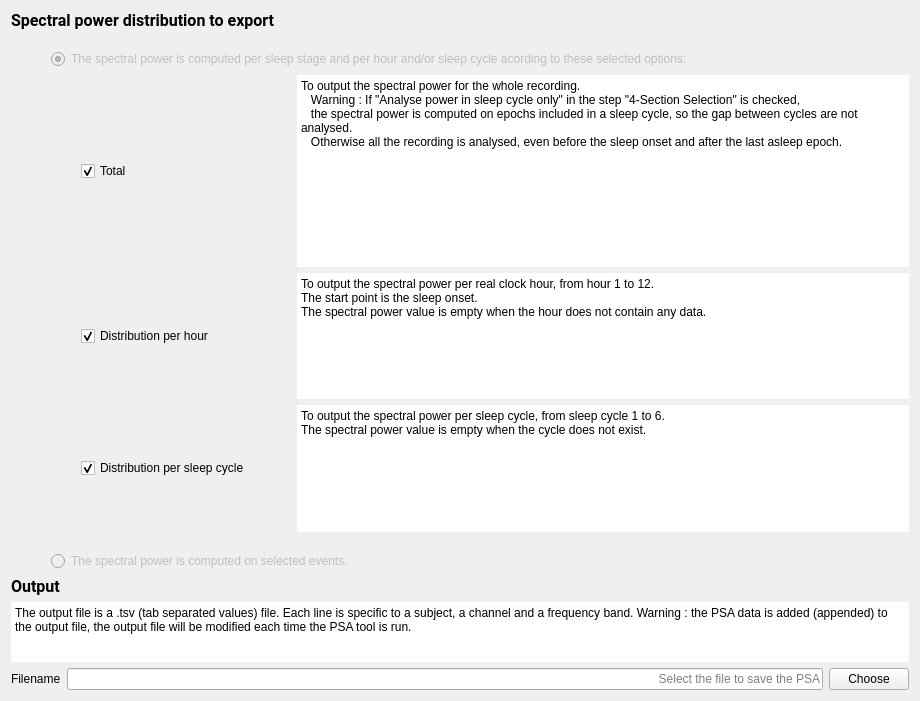
<?xml version="1.0" encoding="UTF-8"?>
<ui version="4.0">
 <class>Outputfiles</class>
 <widget class="QWidget" name="Outputfiles">
  <property name="geometry">
   <rect>
    <x>0</x>
    <y>0</y>
    <width>920</width>
    <height>701</height>
   </rect>
  </property>
  <property name="windowTitle">
   <string/>
  </property>
  <property name="styleSheet">
   <string>font: 12pt &quot;Roboto&quot;;</string>
  </property>
  <layout class="QVBoxLayout" name="verticalLayout_4">
   <item>
    <widget class="QLabel" name="label">
     <property name="font">
      <font>
       <family>Roboto</family>
       <pointsize>12</pointsize>
       <weight>50</weight>
       <italic>false</italic>
       <bold>false</bold>
      </font>
     </property>
     <property name="text">
      <string>&lt;html&gt;&lt;head/&gt;&lt;body&gt;&lt;p&gt;&lt;span style=&quot; font-weight:600;&quot;&gt;Spectral power distribution to export&lt;/span&gt;&lt;/p&gt;&lt;/body&gt;&lt;/html&gt;</string>
     </property>
    </widget>
   </item>
   <item>
    <layout class="QHBoxLayout" name="horizontalLayout_5">
     <item>
      <spacer name="horizontalSpacer">
       <property name="orientation">
        <enum>Qt::Horizontal</enum>
       </property>
       <property name="sizeType">
        <enum>QSizePolicy::Fixed</enum>
       </property>
       <property name="sizeHint" stdset="0">
        <size>
         <width>40</width>
         <height>20</height>
        </size>
       </property>
      </spacer>
     </item>
     <item>
      <layout class="QVBoxLayout" name="verticalLayout_3">
       <item>
        <spacer name="verticalSpacer_4">
         <property name="orientation">
          <enum>Qt::Vertical</enum>
         </property>
         <property name="sizeType">
          <enum>QSizePolicy::Fixed</enum>
         </property>
         <property name="sizeHint" stdset="0">
          <size>
           <width>20</width>
           <height>13</height>
          </size>
         </property>
        </spacer>
       </item>
       <item>
        <widget class="QRadioButton" name="radioButton_stage">
         <property name="enabled">
          <bool>false</bool>
         </property>
         <property name="toolTip">
          <string>To enable the radio button go to the Section Selection Step.</string>
         </property>
         <property name="text">
          <string>The spectral power is computed per sleep stage and per hour and/or sleep cycle acording to these selected options:</string>
         </property>
         <property name="checked">
          <bool>true</bool>
         </property>
        </widget>
       </item>
       <item>
        <layout class="QVBoxLayout" name="verticalLayout">
         <item>
          <layout class="QHBoxLayout" name="horizontalLayout">
           <item>
            <spacer name="horizontalSpacer_3">
             <property name="orientation">
              <enum>Qt::Horizontal</enum>
             </property>
             <property name="sizeType">
              <enum>QSizePolicy::Fixed</enum>
             </property>
             <property name="sizeHint" stdset="0">
              <size>
               <width>30</width>
               <height>20</height>
              </size>
             </property>
            </spacer>
           </item>
           <item>
            <widget class="QCheckBox" name="total_checkBox">
             <property name="minimumSize">
              <size>
               <width>210</width>
               <height>0</height>
              </size>
             </property>
             <property name="maximumSize">
              <size>
               <width>210</width>
               <height>16777215</height>
              </size>
             </property>
             <property name="toolTip">
              <string/>
             </property>
             <property name="text">
              <string>Total</string>
             </property>
             <property name="checked">
              <bool>true</bool>
             </property>
            </widget>
           </item>
           <item>
            <widget class="QPlainTextEdit" name="plainTextEdit_tot">
             <property name="sizePolicy">
              <sizepolicy hsizetype="Expanding" vsizetype="Minimum">
               <horstretch>0</horstretch>
               <verstretch>0</verstretch>
              </sizepolicy>
             </property>
             <property name="maximumSize">
              <size>
               <width>16777215</width>
               <height>16777215</height>
              </size>
             </property>
             <property name="frameShape">
              <enum>QFrame::HLine</enum>
             </property>
             <property name="frameShadow">
              <enum>QFrame::Plain</enum>
             </property>
             <property name="lineWidth">
              <number>0</number>
             </property>
             <property name="readOnly">
              <bool>true</bool>
             </property>
             <property name="plainText">
              <string>To output the spectral power for the whole recording.
   Warning : If &quot;Analyse power in sleep cycle only&quot; in the step &quot;4-Section Selection&quot; is checked, 
   the spectral power is computed on epochs included in a sleep cycle, so the gap between cycles are not analysed.
   Otherwise all the recording is analysed, even before the sleep onset and after the last asleep epoch.</string>
             </property>
            </widget>
           </item>
          </layout>
         </item>
         <item>
          <layout class="QHBoxLayout" name="horizontalLayout_3">
           <item>
            <spacer name="horizontalSpacer_2">
             <property name="orientation">
              <enum>Qt::Horizontal</enum>
             </property>
             <property name="sizeType">
              <enum>QSizePolicy::Fixed</enum>
             </property>
             <property name="sizeHint" stdset="0">
              <size>
               <width>30</width>
               <height>5</height>
              </size>
             </property>
            </spacer>
           </item>
           <item>
            <widget class="QCheckBox" name="hour_checkBox">
             <property name="minimumSize">
              <size>
               <width>210</width>
               <height>0</height>
              </size>
             </property>
             <property name="maximumSize">
              <size>
               <width>210</width>
               <height>16777215</height>
              </size>
             </property>
             <property name="toolTip">
              <string/>
             </property>
             <property name="text">
              <string>Distribution per hour</string>
             </property>
             <property name="checked">
              <bool>true</bool>
             </property>
            </widget>
           </item>
           <item>
            <widget class="QPlainTextEdit" name="plainTextEdit_hour">
             <property name="sizePolicy">
              <sizepolicy hsizetype="Expanding" vsizetype="Maximum">
               <horstretch>0</horstretch>
               <verstretch>0</verstretch>
              </sizepolicy>
             </property>
             <property name="minimumSize">
              <size>
               <width>0</width>
               <height>0</height>
              </size>
             </property>
             <property name="maximumSize">
              <size>
               <width>16777215</width>
               <height>16777215</height>
              </size>
             </property>
             <property name="frameShape">
              <enum>QFrame::HLine</enum>
             </property>
             <property name="frameShadow">
              <enum>QFrame::Plain</enum>
             </property>
             <property name="lineWidth">
              <number>0</number>
             </property>
             <property name="readOnly">
              <bool>true</bool>
             </property>
             <property name="plainText">
              <string>To output the spectral power per real clock hour, from hour 1 to 12.  
The start point is the sleep onset.
The spectral power value is empty when the hour does not contain any data.</string>
             </property>
            </widget>
           </item>
          </layout>
         </item>
         <item>
          <layout class="QHBoxLayout" name="horizontalLayout_4">
           <item>
            <spacer name="horizontalSpacer_4">
             <property name="orientation">
              <enum>Qt::Horizontal</enum>
             </property>
             <property name="sizeType">
              <enum>QSizePolicy::Fixed</enum>
             </property>
             <property name="sizeHint" stdset="0">
              <size>
               <width>30</width>
               <height>20</height>
              </size>
             </property>
            </spacer>
           </item>
           <item>
            <widget class="QCheckBox" name="cycle_checkBox">
             <property name="minimumSize">
              <size>
               <width>210</width>
               <height>0</height>
              </size>
             </property>
             <property name="maximumSize">
              <size>
               <width>210</width>
               <height>16777215</height>
              </size>
             </property>
             <property name="toolTip">
              <string/>
             </property>
             <property name="text">
              <string>Distribution per sleep cycle</string>
             </property>
             <property name="checked">
              <bool>true</bool>
             </property>
            </widget>
           </item>
           <item>
            <widget class="QPlainTextEdit" name="plainTextEdit_cycle">
             <property name="sizePolicy">
              <sizepolicy hsizetype="Expanding" vsizetype="Maximum">
               <horstretch>0</horstretch>
               <verstretch>0</verstretch>
              </sizepolicy>
             </property>
             <property name="minimumSize">
              <size>
               <width>0</width>
               <height>0</height>
              </size>
             </property>
             <property name="maximumSize">
              <size>
               <width>16777215</width>
               <height>16777215</height>
              </size>
             </property>
             <property name="frameShape">
              <enum>QFrame::HLine</enum>
             </property>
             <property name="frameShadow">
              <enum>QFrame::Plain</enum>
             </property>
             <property name="lineWidth">
              <number>0</number>
             </property>
             <property name="readOnly">
              <bool>true</bool>
             </property>
             <property name="plainText">
              <string>To output the spectral power per sleep cycle, from sleep cycle 1 to 6.
The spectral power value is empty when the cycle does not exist.</string>
             </property>
            </widget>
           </item>
          </layout>
         </item>
        </layout>
       </item>
       <item>
        <spacer name="verticalSpacer_3">
         <property name="orientation">
          <enum>Qt::Vertical</enum>
         </property>
         <property name="sizeType">
          <enum>QSizePolicy::Fixed</enum>
         </property>
         <property name="sizeHint" stdset="0">
          <size>
           <width>20</width>
           <height>13</height>
          </size>
         </property>
        </spacer>
       </item>
       <item>
        <widget class="QRadioButton" name="radioButton_annot">
         <property name="enabled">
          <bool>false</bool>
         </property>
         <property name="toolTip">
          <string>To enable the radio button go to the Section Selection Step.</string>
         </property>
         <property name="text">
          <string>The spectral power is computed on selected events.</string>
         </property>
        </widget>
       </item>
      </layout>
     </item>
    </layout>
   </item>
   <item>
    <spacer name="verticalSpacer">
     <property name="orientation">
      <enum>Qt::Vertical</enum>
     </property>
     <property name="sizeType">
      <enum>QSizePolicy::Preferred</enum>
     </property>
     <property name="sizeHint" stdset="0">
      <size>
       <width>20</width>
       <height>40</height>
      </size>
     </property>
    </spacer>
   </item>
   <item>
    <layout class="QVBoxLayout" name="verticalLayout_2">
     <item>
      <widget class="QLabel" name="label_4">
       <property name="sizePolicy">
        <sizepolicy hsizetype="Preferred" vsizetype="Fixed">
         <horstretch>0</horstretch>
         <verstretch>0</verstretch>
        </sizepolicy>
       </property>
       <property name="font">
        <font>
         <family>Roboto</family>
         <pointsize>12</pointsize>
         <weight>50</weight>
         <italic>false</italic>
         <bold>false</bold>
        </font>
       </property>
       <property name="text">
        <string>&lt;html&gt;&lt;head/&gt;&lt;body&gt;&lt;p&gt;&lt;span style=&quot; font-weight:600;&quot;&gt;Output&lt;/span&gt;&lt;/p&gt;&lt;/body&gt;&lt;/html&gt;</string>
       </property>
      </widget>
     </item>
     <item>
      <widget class="QPlainTextEdit" name="plainTextEdit_4">
       <property name="maximumSize">
        <size>
         <width>16777215</width>
         <height>60</height>
        </size>
       </property>
       <property name="frameShape">
        <enum>QFrame::HLine</enum>
       </property>
       <property name="frameShadow">
        <enum>QFrame::Plain</enum>
       </property>
       <property name="lineWidth">
        <number>0</number>
       </property>
       <property name="readOnly">
        <bool>true</bool>
       </property>
       <property name="plainText">
        <string>The output file is a .tsv (tab separated values) file. Each line is specific to a subject, a channel and a frequency band. Warning : the PSA data is added (appended) to the output file, the output file will be modified each time the PSA tool is run.</string>
       </property>
      </widget>
     </item>
     <item>
      <layout class="QHBoxLayout" name="horizontalLayout_2">
       <item>
        <widget class="QLabel" name="label_3">
         <property name="text">
          <string>Filename</string>
         </property>
        </widget>
       </item>
       <item>
        <widget class="QLineEdit" name="filename_lineEdit">
         <property name="inputMask">
          <string/>
         </property>
         <property name="text">
          <string/>
         </property>
         <property name="alignment">
          <set>Qt::AlignRight|Qt::AlignTrailing|Qt::AlignVCenter</set>
         </property>
         <property name="placeholderText">
          <string>Select the file to save the PSA</string>
         </property>
        </widget>
       </item>
       <item>
        <widget class="QPushButton" name="choose_pushButton">
         <property name="text">
          <string>Choose</string>
         </property>
        </widget>
       </item>
      </layout>
     </item>
    </layout>
   </item>
  </layout>
 </widget>
 <resources>
  <include location="../../../../../scinodes_poc/src/main/python/ui/themes/themes.qrc"/>
 </resources>
 <connections>
  <connection>
   <sender>choose_pushButton</sender>
   <signal>clicked()</signal>
   <receiver>Outputfiles</receiver>
   <slot>choose_button_slot()</slot>
   <hints>
    <hint type="sourcelabel">
     <x>367</x>
     <y>221</y>
    </hint>
    <hint type="destinationlabel">
     <x>333</x>
     <y>312</y>
    </hint>
   </hints>
  </connection>
 </connections>
 <slots>
  <slot>choose_button_slot()</slot>
 </slots>
</ui>
